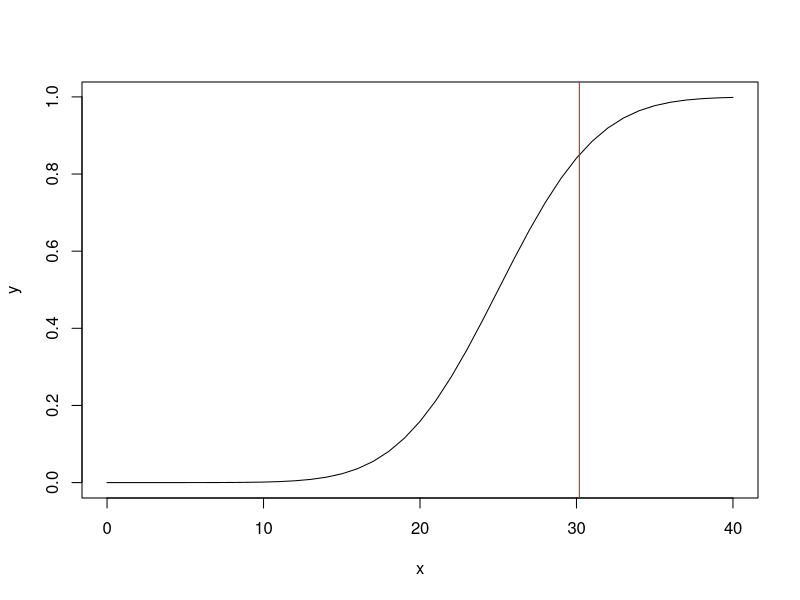

Write R code to recreate this figure. (Note: this script raises an error after producing the figure.)
x <- seq(0,40)
y <- pnorm(seq(0,40), mean=25, sd=5)
spl <- smooth.spline(y ~ x)
plot(x, y, type = "l")
newy <- 0.85
newx <- uniroot(function(x) predict(spl, x, deriv = 0)$y - newy,
                interval = c(0, 40))$root
abline(v = newx, col = "red")


mod_test <- df_sample_nest$fit_mpd_spline[[1]]
df_sample_nest$fit_weibull[[1]]

getPx(df_sample_nest$fit_weibull[[1]], 50)
x = df_sample_nest$data[[1]]$psi_pred_MPa

new_y = 0.1
newx <- uniroot(
  function(x) predict(mod_test, newdata = data.frame(psi_pred_MPa = x), type = "response") - newy,
  interval = range(x)
)$root
newx

plot(x, df_sample_nest$data[[1]]$mpd, type = "l")


x_vec <- seq(min(df_sample_nest$data[[1]]$psi_pred_MPa), 
         max(df_sample_nest$data[[1]]$psi_pred_MPa), length.out = 1000)
y <- predict(mod_test, newdata = data.frame(psi_pred_MPa = x), type = "response")


# Define the target y-value (newy)
new_y <- 0.12  # For 50% embolism

# Use uniroot to find the x-value (psi_pred_MPa) where y equals newy
# Ensure the function evaluates correctly across the grid
root_function <- function(x_val, new_y) {
  predict(mod_test, newdata = data.frame(psi_pred_MPa = x_val), type = "response") - new_y
}

# Provide the interval explicitly within the observed data range
interval <- range(df_sample_nest$data[[1]]$psi_pred_MPa)

new_x <- uniroot(root_function, interval = interval, new_y = 0.12)$root

f.find_px_spline <- function(psi_vec, model_preds, X, spline_model) {

  # Use uniroot to find the x-value (psi_pred_MPa) where y equals newy
  # Ensure the function evaluates correctly across the grid
  root_function <- function(psi_vec, new_y) {
    predict(spline_model, newdata = data.frame(psi_pred_MPa = psi_vec), type = "response") - X
  }
  # Provide the interval explicitly within the observed data range
  interval <- range(psi_vec)

  new_x <- uniroot(root_function, interval = interval, new_y = X)$root
  return(new_x)
}

f.find_px_spline(psi_vec = df_sample_nest$data[[1]]$psi_pred_MPa, 
                 model_preds = predict(df_sample_nest$fit_mpd_spline[[1]]),
                 X = 0.88,
                 spline_model = df_sample_nest$fit_mpd_spline[[1]])

# Plot the curve and add a vertical line at newx
plot(x, y, type = "l", xlab = "psi_pred_MPa", ylab = "Predicted perc_area_cav_scaled",
     main = "SCAM: Predicted Curve with Root-Finding")
if (exists("newx")) {
  abline(v = new_x, col = "red", lty = 2)
  points(new_x, new_y, col = "blue", pch = 16)  # Add the target point
}


# Check if the interval includes the target value
if (sign(root_function(interval[1])) != sign(root_function(interval[2]))) {
  cat("The psi_pred_MPa value where the prediction equals", newy, "is:", newx, "\n")
} else {
  cat("Target y-value not within the range of predictions. Adjust your interval or model.\n")
}
